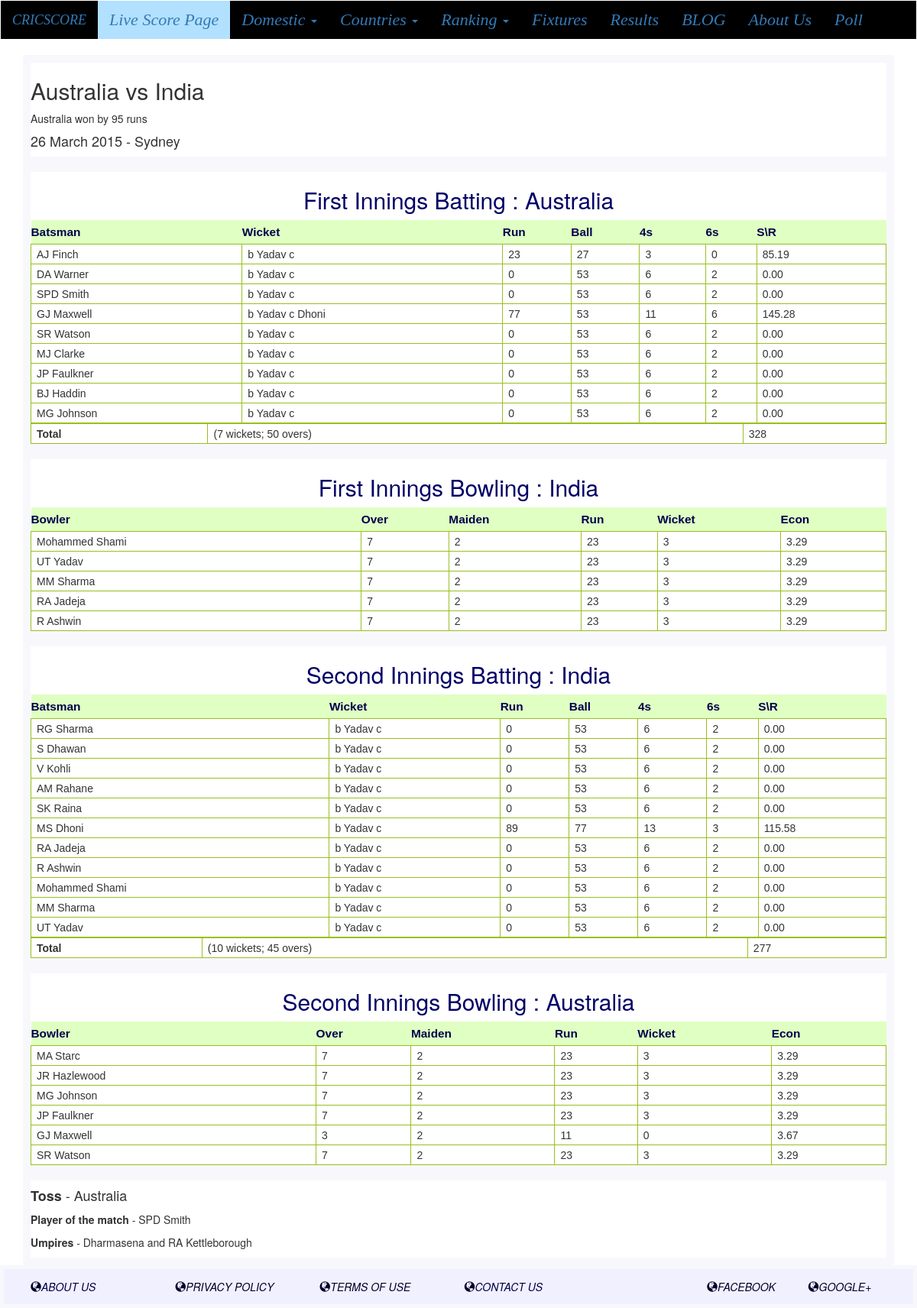
The page /Scorecard.php on the database its author committed.
### tables this page shows
CREATE TABLE IF NOT EXISTS `match_history` (
  `match_id` int(6) NOT NULL,
  `teamA` varchar(20) NOT NULL,
  `teamB` varchar(20) NOT NULL,
  `winner` varchar(20) DEFAULT NULL,
  `mom` varchar(30) NOT NULL,
  `match_date` varchar(30) NOT NULL,
  `place` varchar(30) NOT NULL,
  `toss` varchar(20) NOT NULL,
  `first_bat` varchar(20) NOT NULL,
  `scoreA` varchar(3) NOT NULL,
  `scoreB` varchar(3) NOT NULL,
  `wicketA` int(2) NOT NULL,
  `wicketB` int(2) NOT NULL,
  `overA` int(2) NOT NULL,
  `overB` int(2) NOT NULL,
  `extraA` int(2) NOT NULL,
  `extraB` int(2) NOT NULL,
  `umpireA` varchar(20) NOT NULL,
  `umpireB` varchar(20) NOT NULL,
  `referee` varchar(20) NOT NULL,
  `match_time` varchar(20) DEFAULT NULL,
  `match_status` varchar(10) DEFAULT NULL,
  `won_by` varchar(14) DEFAULT NULL,
  `match_type` varchar(20) NOT NULL DEFAULT 'International'
);

CREATE TABLE IF NOT EXISTS `match_performance` (
  `player_name` varchar(30) NOT NULL,
  `match_id` int(6) NOT NULL,
  `run_taken` int(3) NOT NULL,
  `ball_faced` int(3) NOT NULL,
  `country` varchar(20) NOT NULL,
  `batting_position` int(2) NOT NULL,
  `bowling_position` int(2) NOT NULL,
  `fours` int(2) NOT NULL,
  `sixes` int(2) NOT NULL,
  `over` int(2) NOT NULL,
  `maiden` int(2) NOT NULL,
  `run_given` int(3) DEFAULT NULL,
  `wicket` int(2) NOT NULL,
  `wicket_taker` varchar(20) DEFAULT NULL,
  `catch_taker` varchar(20) DEFAULT NULL,
  `player_id` int(6) NOT NULL,
  `match_category` varchar(10) NOT NULL,
`id` int(6) NOT NULL
);

### Scorecard.php (the view, shortened to what this page needs)
<?php
  include("header.php");
  $TeamA = $TeamB = $BatA = $BatB = $BowlA = $BowlB = $Result = $Winner = $Umpire1 = $Umpire2 = $Referee = "";
  $id = 1;
  require('connectdb.php');
  $sql = "SELECT * FROM match_history WHERE match_id = $id";
  $result = mysqli_query($cnctdb, $sql);
  $row1 = mysqli_fetch_row($result);
  $total_run_A = $row1[10];
  $total_wkt_A = $row1[12];
  $total_over_A = $row1[14];
  $total_run_B = $row1[9];
  $total_wkt_B = $row1[11];
  $total_over_B = $row1[13];
  $Umpire1 = $row1[17];
  $Umpire2 = $row1[18];
  $mom = $row1[4];
  $match_date = $row1[5];
  $place = $row1[6];
  $toss = $row1[7];
  $TeamA = $row1[1];
  $TeamB = $row1[2];
  if($TeamA == $row1[8]){
      $BatA = $TeamA;
      $BatB = $TeamB;
      $BowlA = $TeamB;
      $BowlB = $TeamA;
      $total_run_B = $row1[10];
      $total_wkt_B = $row1[12];
      $total_over_B = $row1[14];
      $total_run_A = $row1[9];
      $total_wkt_A = $row1[11];
      $total_over_A = $row1[13];
  }else{
      $BatA = $TeamB;
      $BatB = $TeamA;
      $BowlA = $TeamA;
      $BowlB = $TeamB;
  }
  if(isset($row1[3])){
      $Winner=$row1[3];
  }
?>
<div class="container">
<div class="first_innings_head">
  <h2><?php echo $TeamA; ?> vs <?php echo $TeamB; ?></h2>
    <?php
          if(strlen($Winner)!=0){
     ?>
          <p>Australia won by 95 runs</p>
    <?php } ?>
    <h4> <?php echo $match_date; ?> - <?php echo $place; ?> </h4>
</div>
<div class="first_innings_bat">
    <h2 class="Result_header">First Innings Batting : <?php echo $BatA; ?></h2>
    <table id="batsman_score_table">
      <tr>
        <th>Batsman</th>
        <th>Wicket</th>
        <th>Run</th>
        <th>Ball</th>
        <th>4s</th>
        <th>6s</th>
        <th>S\R</th>
      </tr>
      <?php
            $sql = "SELECT * FROM match_performance WHERE match_id = '$id' AND country = '$BatA' ORDER BY batting_position";
            $result = mysqli_query($cnctdb, $sql);
            while($row = mysqli_fetch_row($result)){
                $wicket = "";
                if($row[5] == 0) continue;
                $batsman = $row[0];
                $run_taken = $row[2];
                $ball_faced = $row[3];
                $sixes = $row[8];
                $fours = $row[7];
                $run = number_format($run_taken, 2);
                $ball = number_format($ball_faced, 2);
                $sr = ($run / $ball) * 100;
                $sr = number_format($sr, 2);
                if(isset($row[13])){
                    $wicket = $wicket."b ".$row[13];
                    if(isset($row[14])){
                        $wicket = $wicket." c ".$row[14];
                    }
                }else{
                    $wicket = "not out";
                }
      ?>
          <tr>
            <td><?php echo $batsman ?></td>
            <td><?php echo $wicket ?></td>
            <td><?php echo $run_taken ?></td>
            <td><?php echo $ball_faced ?></td>
            <td><?php echo $fours ?></td>
            <td><?php echo $sixes ?></td>
            <td><?php echo $sr ?></td>
          </tr>
      <?php
                }
      ?>
    </table>
    <table id="batsman_score_table">
      <tr class="score_total">
        <td><b>Total</b></td>
        <td>(<?php echo $total_wkt_A ?> wickets; <?php echo $total_over_A ?> overs)</td>
        <td><?php echo $total_run_A ?></td>
      </tr>
    </table>
</div>
<div class="first_innings_bowl">
    <h2 class="Result_header">First Innings Bowling : <?php echo $BowlA; ?></h2>
    <table id="batsman_score_table">
      <tr>
        <th>Bowler</th>
        <th>Over</th>
        <th>Maiden</th>
        <th>Run</th>
        <th>Wicket</th>
        <th>Econ</th>
      </tr>
      <?php
            $sql = "SELECT * FROM match_performance WHERE match_id = '$id' AND country = '$BowlA' ORDER BY bowling_position";
            $result = mysqli_query($cnctdb, $sql);
            while($row = mysqli_fetch_row($result)){
                if($row[6] == 0) continue;
                $bowler = $row[0];
                $over = $row[9];
                $maiden = $row[10];
                $run_given = $row[11];
                $wkt = $row[12];
                $run = number_format($run_given, 2);
                $ovr = number_format($over, 2);
                $econ = ($run / $ovr);
                $econ = number_format($econ, 2);
      ?>
      <tr>
        <td><?php echo $bowler ?></td>
        <td><?php echo $over ?></td>
        <td><?php echo $maiden ?></td>
        <td><?php echo $run_given ?></td>
        <td><?php echo $wkt ?></td>
        <td><?php echo $econ ?></td>
      </tr>
      <?php
            }
      ?>
    </table>
</div>
<div class="second_innings_bat">
    <h2 class="Result_header">Second Innings Batting : <?php echo $BatB; ?></h2>
    <table id="batsman_score_table">
      <tr>
        <th>Batsman</th>
        <th>Wicket</th>
        <th>Run</th>
        <th>Ball</th>
        <th>4s</th>
        <th>6s</th>
        <th>S\R</th>
      </tr>
      <?php
            $sql = "SELECT * FROM match_performance WHERE match_id = '$id' AND country = '$BatB' ORDER BY batting_position";
            $result = mysqli_query($cnctdb, $sql);
            while($row = mysqli_fetch_row($result)){
                $wicket = "";
                $batsman = $row[0];
                $run_taken = $row[2];
                $ball_faced = $row[3];
                $sixes = $row[8];
                $fours = $row[7];
                $run = number_format($run_taken, 2);
                $ball = number_format($ball_faced, 2);
                $sr = ($run / $ball) * 100;
                $sr = number_format($sr, 2);
                if(isset($row[13]) && strlen($row[13])>1){
                    $wicket = $wicket."b ".$row[13];
                    if(isset($row[14])){
                        $wicket = $wicket." c ".$row[14];
                    }
                }else{
                    $wicket = "not out";
                }
      ?>
          <tr>
            <td><?php echo $batsman ?></td>
            <td><?php echo $wicket ?></td>
            <td><?php echo $run_taken ?></td>
            <td><?php echo $ball_faced ?></td>
            <td><?php echo $fours ?></td>
            <td><?php echo $sixes ?></td>
            <td><?php echo $sr ?></td>
          </tr>
      <?php
                }
      ?>
    </table>
    <table id="batsman_score_table">
      <tr class="score_total">
        <td><b>Total</b></td>
        <td>(<?php echo $total_wkt_B ?> wickets; <?php echo $total_over_B ?> overs)</td>
        <td><?php echo $total_run_B ?></td>
      </tr>
    </table>
</div>
<div class="second_innings_bowl">
    <h2 class="Result_header">Second Innings Bowling : <?php echo $BowlB; ?></h2>
    <table id="batsman_score_table">
      <tr>
        <th>Bowler</th>
        <th>Over</th>
        <th>Maiden</th>
        <th>Run</th>
        <th>Wicket</th>
        <th>Econ</th>
      </tr>
      <?php
            $sql = "SELECT * FROM match_performance WHERE match_id = '$id' AND country = '$BowlB' ORDER BY bowling_position";
            $result = mysqli_query($cnctdb, $sql);
            while($row = mysqli_fetch_row($result)){
                if($row[6] == 0) continue;
                $bowler = $row[0];
                $over = $row[9];
                $maiden = $row[10];
                $run_given = $row[11];
                $wkt = $row[12];
                $run = number_format($run_given, 2);
                $ovr = number_format($over, 2);
                $econ = ($run / $ovr);
                $econ = number_format($econ, 2);
      ?>
      <tr>
        <td><?php echo $bowler ?></td>
        <td><?php echo $over ?></td>
        <td><?php echo $maiden ?></td>
        <td><?php echo $run_given ?></td>
        <td><?php echo $wkt ?></td>
        <td><?php echo $econ ?></td>
      </tr>
      <?php
                }
      ?>
    </table>
</div>
<div class="first_innings_head">
  <h4><b>Toss</b> - <?php echo $toss; ?></h4>
  <p><b>Player of the match</b> - <?php echo $mom; ?></p>
  <p><b>Umpires </b> - <?php echo $Umpire1; ?> and <?php echo $Umpire2; ?></p>
</div>
</div>
<?php
  include("footer.php");
  ?>

### style_cricket.css (style rules this page uses)
h2.Result_header { color: #000066; text-align:center; }
#batsman_score_table { font-family: Arial, Helvetica, sans-serif; width: 100%; border-collapse: collapse; }
#batsman_score_table td, #batsman_score th { font-size: 1em; border: 1px solid #98bf21; padding: 3px 7px 2px 7px; }
#batsman_score_table th { font-size: 1.1em; text-align: left; padding-top: 5px; padding-bottom: 4px; background-color: #E0FFC2; color: #00004C; }
div.first_innings_head { border: 10px solid; border-color: #F8F8FC; }
div.first_innings_bat { border: 10px solid; border-color: #F8F8FC; }
div.first_innings_bowl { border: 10px solid; border-color: #F8F8FC; }
div.second_innings_bat { border: 10px solid; border-color: #F8F8FC; }
div.second_innings_bowl { border: 10px solid; border-color: #F8F8FC; }

### rows shown on the page
match_history: teamA "Australia", teamB "India", match_date "26 March 2015", place "Sydney", wicketA "7", overA "50", scoreA "328", wicketB "10", overB "45", scoreB "277", toss "Australia", mom "SPD Smith", umpireA "Dharmasena", umpireB "RA Kettleborough"
match_performance: player_name "AJ Finch", wicket "b Yadav c", run_taken "23", ball_faced "27", fours "3", sixes "0", sr "85.19"
match_performance: player_name "DA Warner", wicket "b Yadav c", run_taken "0", ball_faced "53", fours "6", sixes "2", sr "0.00"
match_performance: player_name "SPD Smith", wicket "b Yadav c", run_taken "0", ball_faced "53", fours "6", sixes "2", sr "0.00"
match_performance: player_name "GJ Maxwell", wicket "b Yadav c Dhoni", run_taken "77", ball_faced "53", fours "11", sixes "6", sr "145.28", over "3", maiden "2", run_given "11", wicket "0", econ "3.67"
match_performance: player_name "SR Watson", wicket "b Yadav c", run_taken "0", ball_faced "53", fours "6", sixes "2", sr "0.00", over "7", maiden "2", run_given "23", wicket "3", econ "3.29"
match_performance: player_name "MJ Clarke", wicket "b Yadav c", run_taken "0", ball_faced "53", fours "6", sixes "2", sr "0.00"
match_performance: player_name "JP Faulkner", wicket "b Yadav c", run_taken "0", ball_faced "53", fours "6", sixes "2", sr "0.00", over "7", maiden "2", run_given "23", wicket "3", econ "3.29"
match_performance: player_name "BJ Haddin", wicket "b Yadav c", run_taken "0", ball_faced "53", fours "6", sixes "2", sr "0.00"
match_performance: player_name "MG Johnson", wicket "b Yadav c", run_taken "0", ball_faced "53", fours "6", sixes "2", sr "0.00", over "7", maiden "2", run_given "23", wicket "3", econ "3.29"
match_performance: player_name "Mohammed Shami", over "7", maiden "2", run_given "23", wicket "3", econ "3.29", wicket "b Yadav c", run_taken "0", ball_faced "53", fours "6", sixes "2", sr "0.00"
match_performance: player_name "UT Yadav", over "7", maiden "2", run_given "23", wicket "3", econ "3.29", wicket "b Yadav c", run_taken "0", ball_faced "53", fours "6", sixes "2", sr "0.00"
match_performance: player_name "MM Sharma", over "7", maiden "2", run_given "23", wicket "3", econ "3.29", wicket "b Yadav c", run_taken "0", ball_faced "53", fours "6", sixes "2", sr "0.00"
match_performance: player_name "RA Jadeja", over "7", maiden "2", run_given "23", wicket "3", econ "3.29", wicket "b Yadav c", run_taken "0", ball_faced "53", fours "6", sixes "2", sr "0.00"
match_performance: player_name "R Ashwin", over "7", maiden "2", run_given "23", wicket "3", econ "3.29", wicket "b Yadav c", run_taken "0", ball_faced "53", fours "6", sixes "2", sr "0.00"
match_performance: player_name "RG Sharma", wicket "b Yadav c", run_taken "0", ball_faced "53", fours "6", sixes "2", sr "0.00"
match_performance: player_name "S Dhawan", wicket "b Yadav c", run_taken "0", ball_faced "53", fours "6", sixes "2", sr "0.00"
match_performance: player_name "V Kohli", wicket "b Yadav c", run_taken "0", ball_faced "53", fours "6", sixes "2", sr "0.00"
match_performance: player_name "AM Rahane", wicket "b Yadav c", run_taken "0", ball_faced "53", fours "6", sixes "2", sr "0.00"
match_performance: player_name "SK Raina", wicket "b Yadav c", run_taken "0", ball_faced "53", fours "6", sixes "2", sr "0.00"
match_performance: player_name "MS Dhoni", wicket "b Yadav c", run_taken "89", ball_faced "77", fours "13", sixes "3", sr "115.58"
match_performance: player_name "MA Starc", over "7", maiden "2", run_given "23", wicket "3", econ "3.29"
match_performance: player_name "JR Hazlewood", over "7", maiden "2", run_given "23", wicket "3", econ "3.29"
